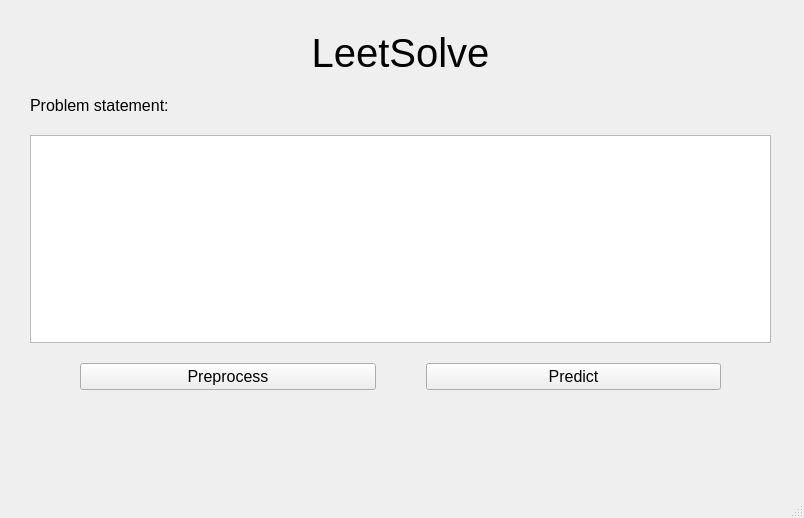
<?xml version="1.0" encoding="UTF-8"?>
<ui version="4.0">
 <class>LeetSolve</class>
 <widget class="QMainWindow" name="LeetSolve">
  <property name="geometry">
   <rect>
    <x>0</x>
    <y>0</y>
    <width>804</width>
    <height>518</height>
   </rect>
  </property>
  <property name="windowTitle">
   <string>LeetSolve</string>
  </property>
  <widget class="QWidget" name="centralwidget">
   <widget class="QWidget" name="verticalLayoutWidget">
    <property name="geometry">
     <rect>
      <x>10</x>
      <y>10</y>
      <width>781</width>
      <height>431</height>
     </rect>
    </property>
    <layout class="QVBoxLayout" name="verticalLayout">
     <property name="spacing">
      <number>20</number>
     </property>
     <property name="leftMargin">
      <number>20</number>
     </property>
     <property name="topMargin">
      <number>20</number>
     </property>
     <property name="rightMargin">
      <number>20</number>
     </property>
     <item>
      <widget class="QLabel" name="label">
       <property name="font">
        <font>
         <pointsize>30</pointsize>
        </font>
       </property>
       <property name="text">
        <string>LeetSolve</string>
       </property>
       <property name="alignment">
        <set>Qt::AlignCenter</set>
       </property>
      </widget>
     </item>
     <item>
      <widget class="QLabel" name="label_2">
       <property name="font">
        <font>
         <pointsize>12</pointsize>
        </font>
       </property>
       <property name="text">
        <string>Problem statement:</string>
       </property>
      </widget>
     </item>
     <item>
      <widget class="QTextEdit" name="statement_text">
       <property name="font">
        <font>
         <family>Consolas</family>
         <pointsize>10</pointsize>
        </font>
       </property>
      </widget>
     </item>
     <item>
      <layout class="QHBoxLayout" name="horizontalLayout">
       <property name="spacing">
        <number>50</number>
       </property>
       <property name="leftMargin">
        <number>50</number>
       </property>
       <property name="rightMargin">
        <number>50</number>
       </property>
       <item>
        <widget class="QPushButton" name="preprocess_button">
         <property name="font">
          <font>
           <pointsize>12</pointsize>
          </font>
         </property>
         <property name="text">
          <string>Preprocess</string>
         </property>
        </widget>
       </item>
       <item>
        <widget class="QPushButton" name="predict_button">
         <property name="font">
          <font>
           <pointsize>12</pointsize>
          </font>
         </property>
         <property name="text">
          <string>Predict</string>
         </property>
        </widget>
       </item>
      </layout>
     </item>
     <item>
      <widget class="QLabel" name="label_3">
       <property name="font">
        <font>
         <pointsize>20</pointsize>
        </font>
       </property>
       <property name="text">
        <string/>
       </property>
       <property name="alignment">
        <set>Qt::AlignCenter</set>
       </property>
      </widget>
     </item>
    </layout>
   </widget>
  </widget>
  <widget class="QMenuBar" name="menubar">
   <property name="geometry">
    <rect>
     <x>0</x>
     <y>0</y>
     <width>804</width>
     <height>21</height>
    </rect>
   </property>
  </widget>
  <widget class="QStatusBar" name="statusbar"/>
 </widget>
 <resources/>
 <connections/>
</ui>
